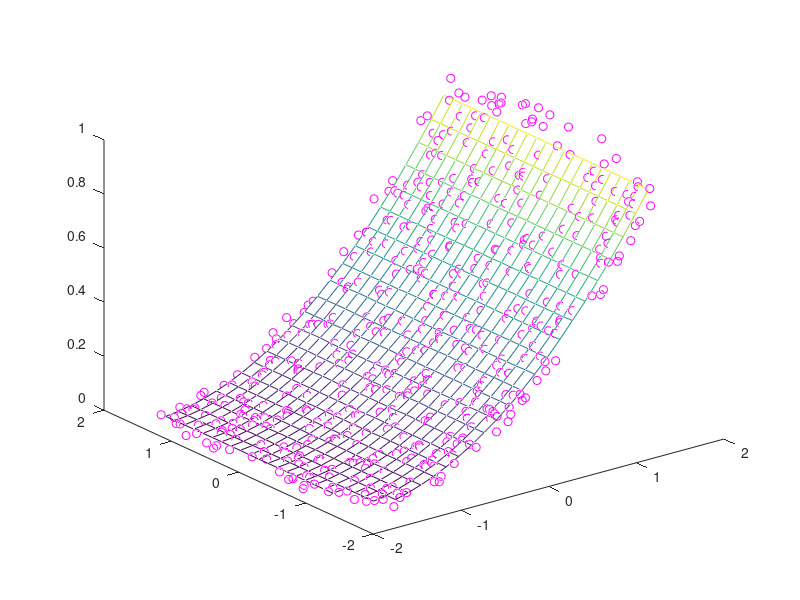

Write MATLAB code to recreate this figure.
clcclearx = rand(1,500)/100; y = 2.*(rand(1,500)-0.5).*90; z = (x.*1e2).^2; X = linspace(min(x),max(x),25); Y = linspace(min(y),max(y),25); [xq, yq] = meshgrid(X,Y); zq = griddata(x,y,z,xq,yq); plot3(x,y,z,'mo')hold onmesh(xq,yq,zq)xlabel('x')ylabel('y')hold off% Normalize Sample Pointsx = normalize(x);y = normalize(y);% Regenerate Grid X = linspace(min(x),max(x),25); Y = linspace(min(y),max(y),25); [xq, yq] = meshgrid(X,Y); % Interpolate and Plotzq = griddata(x,y,z,xq,yq);plot3(x,y,z,'mo')hold onmesh(xq,yq,zq)